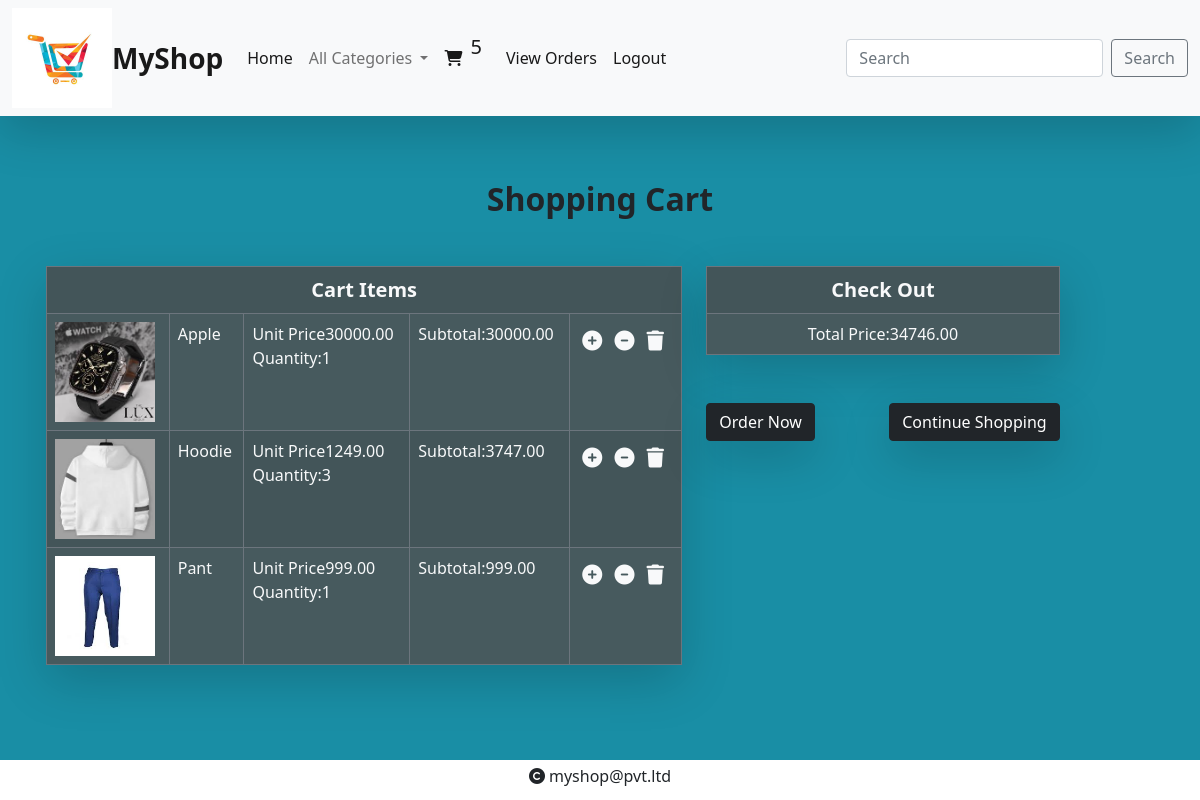
/cart/cartview/ (signed in), run on the app's committed database.
### cart/models.py (models this page shows)
class Cart(models.Model):   #Cart table defintion
    product=models.ForeignKey(Product,on_delete=models.CASCADE)
    user=models.ForeignKey(User,on_delete=models.CASCADE)
    quantity=models.IntegerField(default=1)
    date_added=models.DateTimeField(auto_now_add=True)
    def subtotal(self):
        return self.product.price*self.quantity

### shop/models.py (models this page shows, shortened)
class Product(models.Model):
    name=models.CharField(max_length=20)
    desc=models.TextField()
    image=models.ImageField(upload_to="products")
    price=models.DecimalField(max_digits=10,decimal_places=2)
    stock=models.IntegerField()
    available=models.BooleanField(default=True)
    created=models.DateTimeField(auto_now_add=True)     #one time
    updated=models.DateTimeField(auto_now=True)         #change every time we update record
    category=models.ForeignKey(Category,on_delete=models.CASCADE)

### cart/views.py (the view)
# urls.py: path('cartview/',views.cart_view,name="cartview"),
@login_required
def cart_view(request):
    u=request.user
    total=0
    c=Cart.objects.filter(user=u)  #All cart items for a particular user
    for i in c:
        total+=i.quantity*i.product.price   #Calculates the sum of each product price*quantity
    context={'cart':c,'total':total}
    return render(request,'cart.html',context)

### cart/context_processors.py (called while the page is built)
def count_items(request):
    u=request.user
    count=0
    if request.user.is_authenticated:
        try:
            c=Cart.objects.filter(user=u)
            for i in c:
                count+=i.quantity
        except:
            count=0
    return {'c':count}

### shop/context_processors.py (called while the page is built)
def menu_links(request):
    c=Category.objects.all()
    return {'links':c}      #we can use this data globally across all webpages inside our app

### templates/cart.html
{% extends 'base.html' %}
{% load static %}
{% block content %}
<div class="container mt-5 p-3" style="margin-bottom:100px;">
    <div class="row">
        <h2 class="text-center fw-bold mb-5">Shopping Cart</h2>
        <div class="col-7">
            <table class="table table-bordered border-secondary shadow-lg table-striped table-hover" style="background-color:#475a5e;">
                <tr>
                    <th colspan="6" class="text-center text-light fs-5">Cart Items</th>
                </tr>
                {% for i in cart %}
                <tr class="text-light">
                    <td><img src="{{i.product.image.url}}" height="100px" width="100px"></td>
                    <td>{{i.product.name}}</td>
                    <td>Unit Price{{i.product.price}}<br>
                    Quantity:{{i.quantity}}</td>
                    <td>Subtotal:{{i.subtotal}}</td>
                    <td class="pt-3">
                        {% if i.product.stock > 0 %}
                        <a href="{% url 'cart:addtocart' i.product.id %}"><i class="fa-solid fa-circle-plus fs-5 text-light mx-1"></i></a>
                        <a href="{% url 'cart:cartremove' i.product.id %}"><i class="fa-solid fa-circle-minus fs-5 text-light mx-1"></i></a>
                        <a href="{% url 'cart:cartdelete' i.product.id %}"><i class="fa-solid fa-trash fs-5 text-light mx-1"></i></a>
                        {% else%}
                        <a href="{% url 'cart:cartremove' i.product.id %}"><i class="fa-solid fa-circle-minus fs-5 text-light mx-1"></i></a>
                        <a href="{% url 'cart:cartdelete' i.product.id %}"><i class="fa-solid fa-trash fs-5 text-light mx-1"></i></a>
                        {% endif %}
                    </td>
                </tr>
                {% endfor %}
            </table>
        </div>
        <div class="col-4">
            <table class="table table-bordered border-1 border-secondary shadow-lg table-striped table-hover" style="background-color:#475a5e;">
                <tr>
                    <th colspan="4" class="text-center text-light fs-5">Check Out</th>
                </tr>
                <tr class="text-center text-light">
                    <td>Total Price:{{total}}</td>
                </tr>
            </table>
            <div class="d-flex justify-content-between fw-bold mt-5">
            <a href="{% url 'cart:orderform' %}" class="btn btn-dark shadow-lg">Order Now</a>
            <a href="{% url 'shop:categories' %}" class="btn btn-dark shadow-lg">Continue Shopping</a>
                </div>
        </div>
    </div>
</div>
{% endblock %}

### templates/base.html (shortened to what this page needs)
<!DOCTYPE html>
{% load static %}
<html lang="en">
<head>
    <link href="https://cdn.jsdelivr.net/npm/bootstrap@5.0.2/dist/css/bootstrap.min.css" rel="stylesheet">
    <link rel="stylesheet" href="{% static 'css/style.css' %}">
    <link rel="stylesheet" href="https://cdnjs.cloudflare.com/ajax/libs/font-awesome/6.6.0/css/all.min.css" />
</head>
<body>
<header>
    <nav class="navbar navbar-expand-lg navbar-light bg-light  shadow-lg">
  <div class="container-fluid">
      <img src="{%static 'images/logo3.jpg' %}" height="100px" width="100px">
    <a class="navbar-brand fs-3 fw-bold" href="#">MyShop</a>
    <div class="collapse navbar-collapse" id="navbarSupportedContent">
      <ul class="navbar-nav me-auto mb-2 mb-lg-0 fw=bold">
        <li class="nav-item">
          <a class="nav-link active" aria-current="page" href="{% url 'shop:categories' %}">Home</a>
        </li>
        <li class="nav-item dropdown">
          <a class="nav-link dropdown-toggle" href="#" id="navbarDropdown" role="button" data-bs-toggle="dropdown" aria-expanded="false">
            All Categories
          </a>
        </li>
          {% if user.is_authenticated %}
          {% if user.is_superuser == False %}
          <li class="nav-item">
          <a class="nav-link active" aria-current="page" href="{% url 'cart:cartview' %}"><i class="fa-solid fa-cart-shopping"></i><sup class="mx-2 fs-5">{{c}}</sup></a>
        </li>
        <li class="nav-item">
          <a class="nav-link active" aria-current="page" href="{% url 'cart:orderview' %}">View Orders</a>
        </li>
        {% endif %}
          <li class="nav-item">
          <a class="nav-link active" aria-current="page" href="{% url 'shop:logout' %}">Logout</a>
        </li>
          {% endif %}
      </ul>
      <form class="d-flex" method="post" action="{% url 'search:search' %}">
        <input class="form-control me-2" type="search" name="q" placeholder="Search" aria-label="Search">
        <button class="btn btn-outline-secondary" type="submit">Search</button>
      </form>
    </div>
  </div>
</nav>
</header>
{% block content %}
{% endblock %}
<footer class="footer pt-1">
    <p class="text-center"><i class="fa-solid fa-copyright me-1"></i>myshop@pvt.ltd</p>
</footer>
</body>
</html>

### static/css/style.css (style rules this page uses)
body { background: rgb(49,97,92); background: linear-gradient(90deg, rgba(49,97,92,1) 0%, rgba(25,142,165,1) 0%); }
.footer { position:fixed; bottom:0; left:0; background-color:white; height:40px; width:100%; }

### data on the page
Cart: product.image (picture), product.name "Apple", product.price "30000.00", quantity "1", subtotal "30000.00"
Cart: product.image (picture), product.name "Hoodie", product.price "1249.00", quantity "3", subtotal "3747.00"
Cart: product.image (picture), product.name "Pant", product.price "999.00", quantity "1", subtotal "999.00"

### other printed values
{{ c }} "5"
{{ total }} "34746.00"
